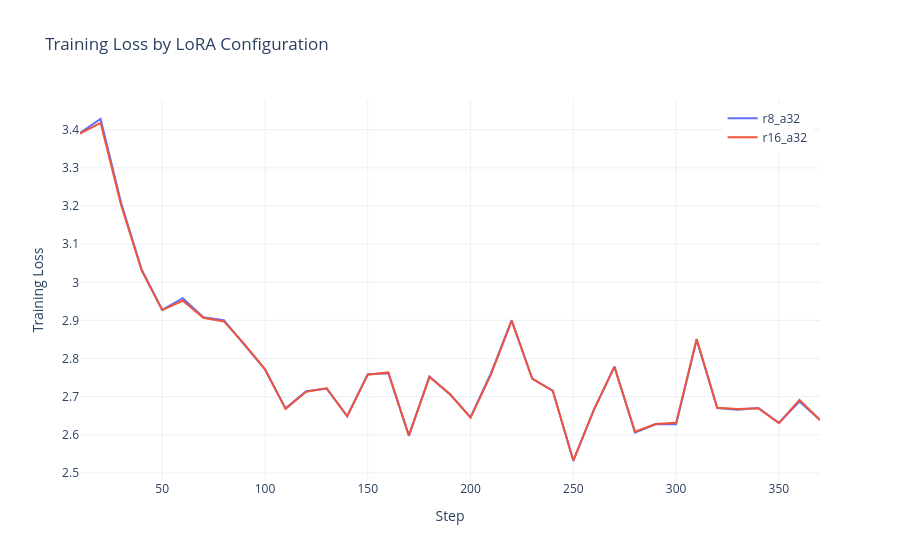
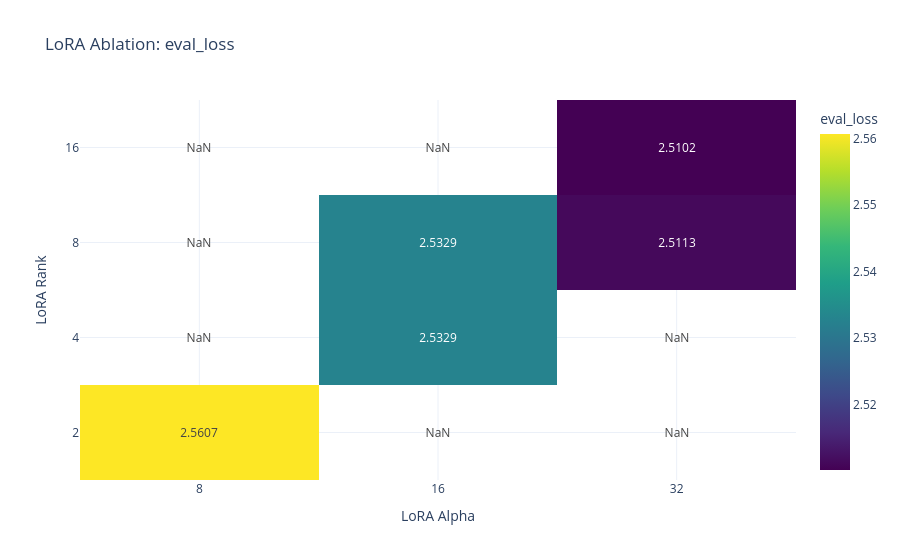
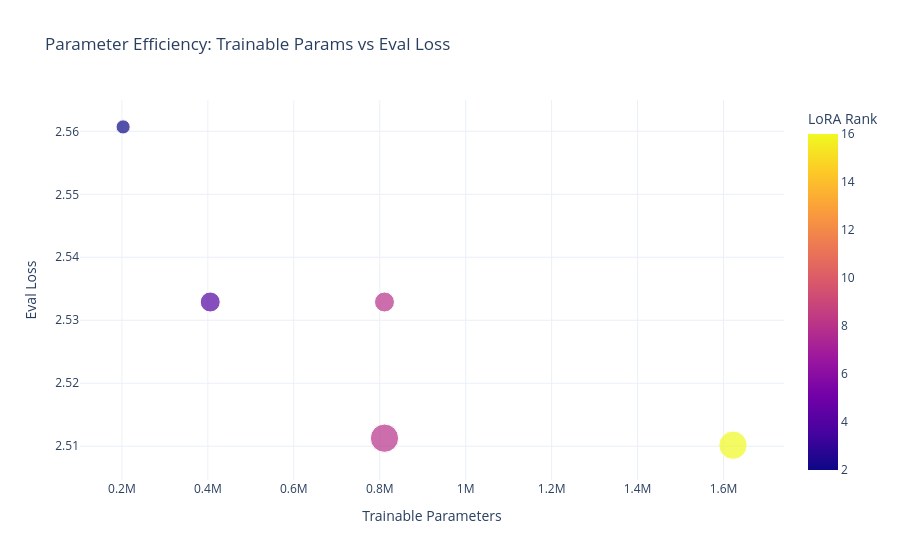

Here is the notebook cell these charts were saved with, in order:
### Markdown cell above
## 8. Visualization

To make sense of the results, we generate three types of charts:

- **Training curves:** These show how the training and validation loss change over time for each configuration. A smooth, steadily decreasing curve means the model is learning; a jagged or flat curve means it is not.
- **Ablation heatmap:** This chart plots eval loss as a function of rank and alpha. Each cell in the grid shows the eval loss for a particular configuration. This makes it easy to spot trends, such as whether increasing rank always helps, or whether there is an optimal alpha value.
- **Parameter efficiency scatter:** This plot shows eval loss versus the number of trainable parameters. The goal is to find configurations that are close to the bottom left (low loss, few parameters)—these are the most efficient adapters.

### Code cell
# Generate and save three complementary plots for ablation interpretation.
from src.visualization import (
    plot_training_curves,
    plot_ablation_heatmap,
    plot_parameter_efficiency,
)

# 1) Per-run optimization dynamics (train/eval loss over time).
fig_curves = plot_training_curves(all_log_histories, "../results/training_curves.png")
fig_curves.show()

# 2) Rank/alpha performance grid (lower eval loss is better).
fig_heatmap = plot_ablation_heatmap(results_df, "eval_loss", "../results/ablation_heatmap.png")
fig_heatmap.show()

# 3) Quality versus adapter size trade-off curve.
fig_efficiency = plot_parameter_efficiency(results_df, "../results/parameter_efficiency.png")
fig_efficiency.show()

### Figure 1 — Plotly figure (JSON) as saved in the notebook; plotly's stock layout.template omitted (floating-point values rounded to 4 significant figures)
{"data": [{"mode": "lines", "name": "r8_a32", "type": "scatter", "x": [10, 20, 30, 40, 50, 60, 70, 80, 90, 100, 110, 120, 130, 140, 150, 160, 170, 180, 190, 200, 210, 220, 230, 240, 250, 260, 270, 280, 290, 300, 310, 320, 330, 340, 350, 360, 370], "y": [3.392, 3.428, 3.208, 3.033, 2.928, 2.958, 2.908, 2.901, 2.836, 2.772, 2.669, 2.714, 2.721, 2.649, 2.759, 2.761, 2.597, 2.753, 2.706, 2.646, 2.762, 2.901, 2.747, 2.716, 2.531, 2.665, 2.779, 2.606, 2.627, 2.628, 2.849, 2.67, 2.666, 2.671, 2.631, 2.687, 2.639]}, {"mode": "lines", "name": "r16_a32", "type": "scatter", "x": [10, 20, 30, 40, 50, 60, 70, 80, 90, 100, 110, 120, 130, 140, 150, 160, 170, 180, 190, 200, 210, 220, 230, 240, 250, 260, 270, 280, 290, 300, 310, 320, 330, 340, 350, 360, 370], "y": [3.39, 3.418, 3.203, 3.031, 2.927, 2.951, 2.907, 2.897, 2.838, 2.772, 2.668, 2.713, 2.722, 2.649, 2.758, 2.764, 2.598, 2.752, 2.707, 2.645, 2.759, 2.899, 2.747, 2.715, 2.533, 2.666, 2.778, 2.608, 2.628, 2.631, 2.851, 2.671, 2.668, 2.67, 2.631, 2.692, 2.639]}], "layout": {"legend": {"x": 0.99, "xanchor": "right", "y": 0.99, "yanchor": "top"}, "title": {"text": "Training Loss by LoRA Configuration"}, "xaxis": {"title": {"text": "Step"}}, "yaxis": {"title": {"text": "Training Loss"}}}}

### Figure 2 — Plotly figure (JSON) as saved in the notebook; plotly's stock layout.template omitted (floating-point values rounded to 4 significant figures)
{"data": [{"colorbar": {"title": {"text": "eval_loss"}}, "colorscale": [[0, "#440154"], [0.1111, "#482878"], [0.2222, "#3e4989"], [0.3333, "#31688e"], [0.4444, "#26828e"], [0.5556, "#1f9e89"], [0.6667, "#35b779"], [0.7778, "#6ece58"], [0.8889, "#b5de2b"], [1, "#fde725"]], "text": [[2.561, NaN, NaN], [NaN, 2.533, NaN], [NaN, 2.533, 2.511], [NaN, NaN, 2.51]], "texttemplate": "%{text}", "type": "heatmap", "x": ["8", "16", "32"], "y": ["2", "4", "8", "16"], "z": [[2.561, NaN, NaN], [NaN, 2.533, NaN], [NaN, 2.533, 2.511], [NaN, NaN, 2.51]]}], "layout": {"title": {"text": "LoRA Ablation: eval_loss"}, "xaxis": {"title": {"text": "LoRA Alpha"}}, "yaxis": {"title": {"text": "LoRA Rank"}}}}

### Figure 3 — Plotly figure (JSON) as saved in the notebook; plotly's stock layout.template omitted (floating-point values rounded to 4 significant figures)
{"data": [{"customdata": [["r2_a8", 0.0003], ["r4_a16", 0.0003], ["r8_a16", 0.0003], ["r8_a32", 0.0003], ["r16_a32", 0.0003]], "hovertemplate": "Trainable Parameters=%{x}<br>Eval Loss=%{y}<br>lora_alpha=%{marker.size}<br>run_name=%{customdata[0]}<br>learning_rate=%{customdata[1]}<br>LoRA Rank=%{marker.color}<extra></extra>", "legendgroup": "", "marker": {"color": [2, 4, 8, 8, 16], "coloraxis": "coloraxis", "size": [8, 16, 16, 32, 32], "sizemode": "area", "sizeref": 0.08, "symbol": "circle"}, "mode": "markers", "name": "", "orientation": "v", "showlegend": false, "type": "scatter", "x": [202752, 405504, 811008, 811008, 1622016], "xaxis": "x", "y": [2.561, 2.533, 2.533, 2.511, 2.51], "yaxis": "y"}], "layout": {"coloraxis": {"colorbar": {"title": {"text": "LoRA Rank"}}, "colorscale": [[0, "#0d0887"], [0.1111, "#46039f"], [0.2222, "#7201a8"], [0.3333, "#9c179e"], [0.4444, "#bd3786"], [0.5556, "#d8576b"], [0.6667, "#ed7953"], [0.7778, "#fb9f3a"], [0.8889, "#fdca26"], [1, "#f0f921"]]}, "legend": {"itemsizing": "constant", "tracegroupgap": 0}, "title": {"text": "Parameter Efficiency: Trainable Params vs Eval Loss"}, "xaxis": {"anchor": "y", "domain": [0, 1], "title": {"text": "Trainable Parameters"}}, "yaxis": {"anchor": "x", "domain": [0, 1], "title": {"text": "Eval Loss"}}}}
